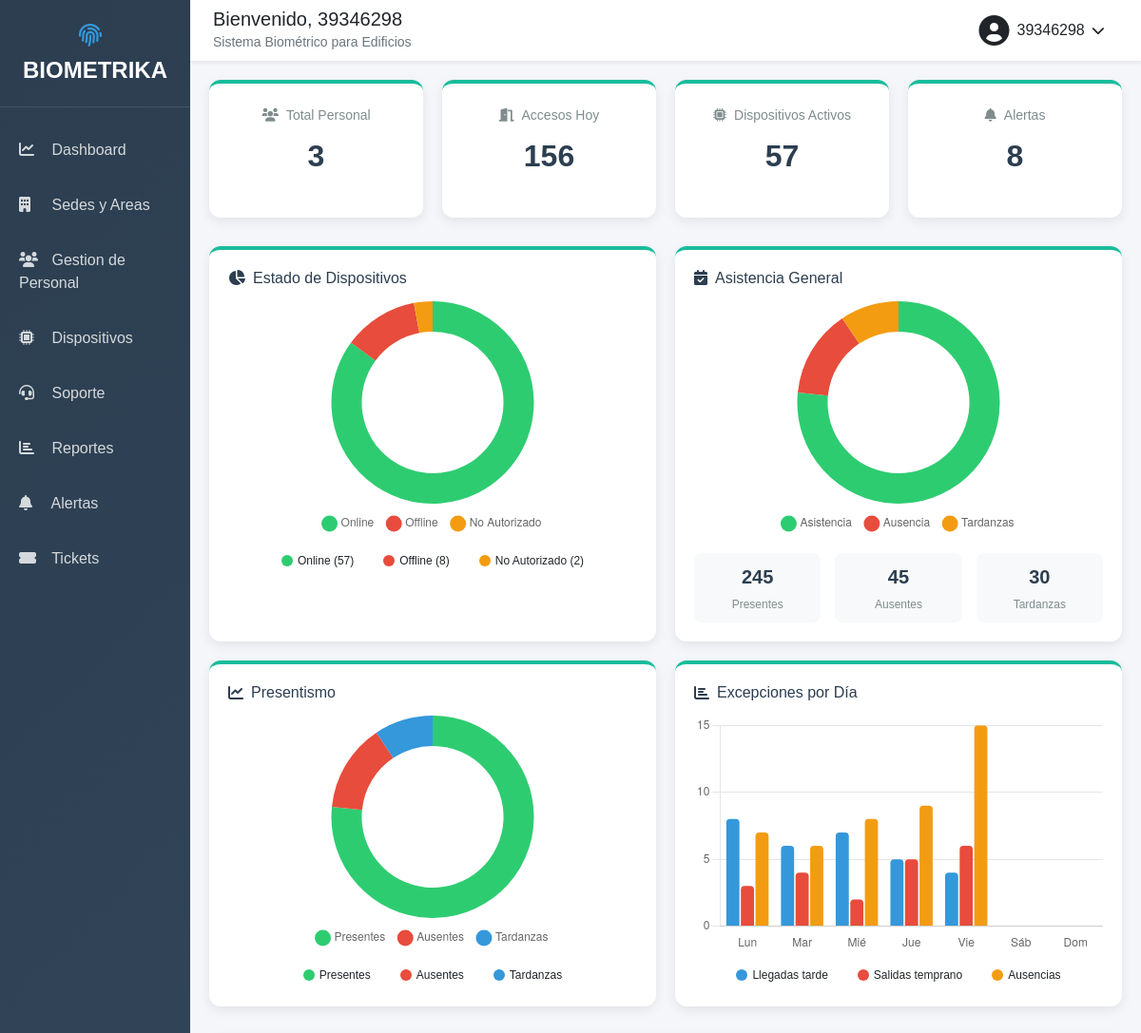
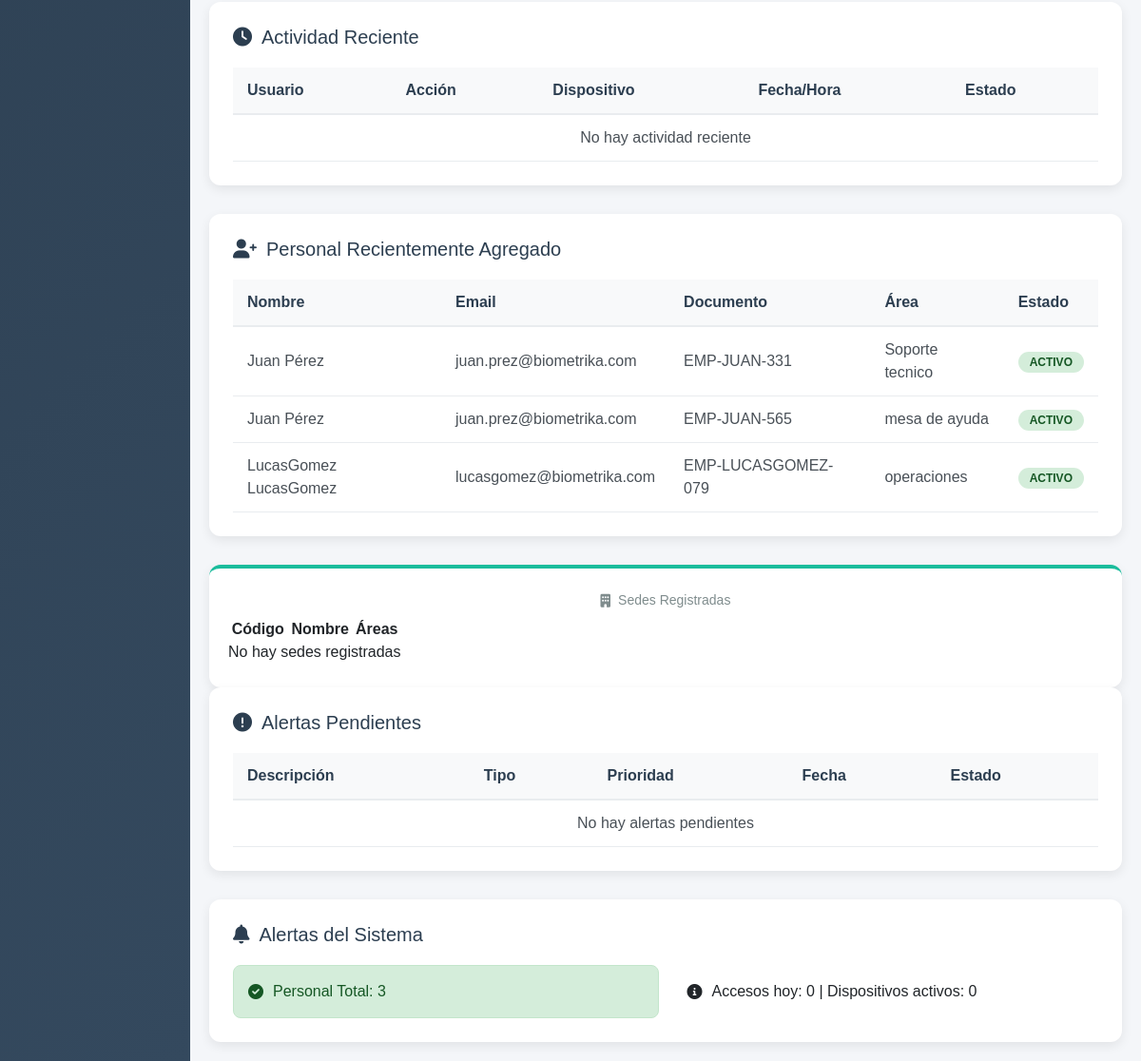
Before: /dashboard/ (signed in) with the older database file (2 pictures, top to bottom).
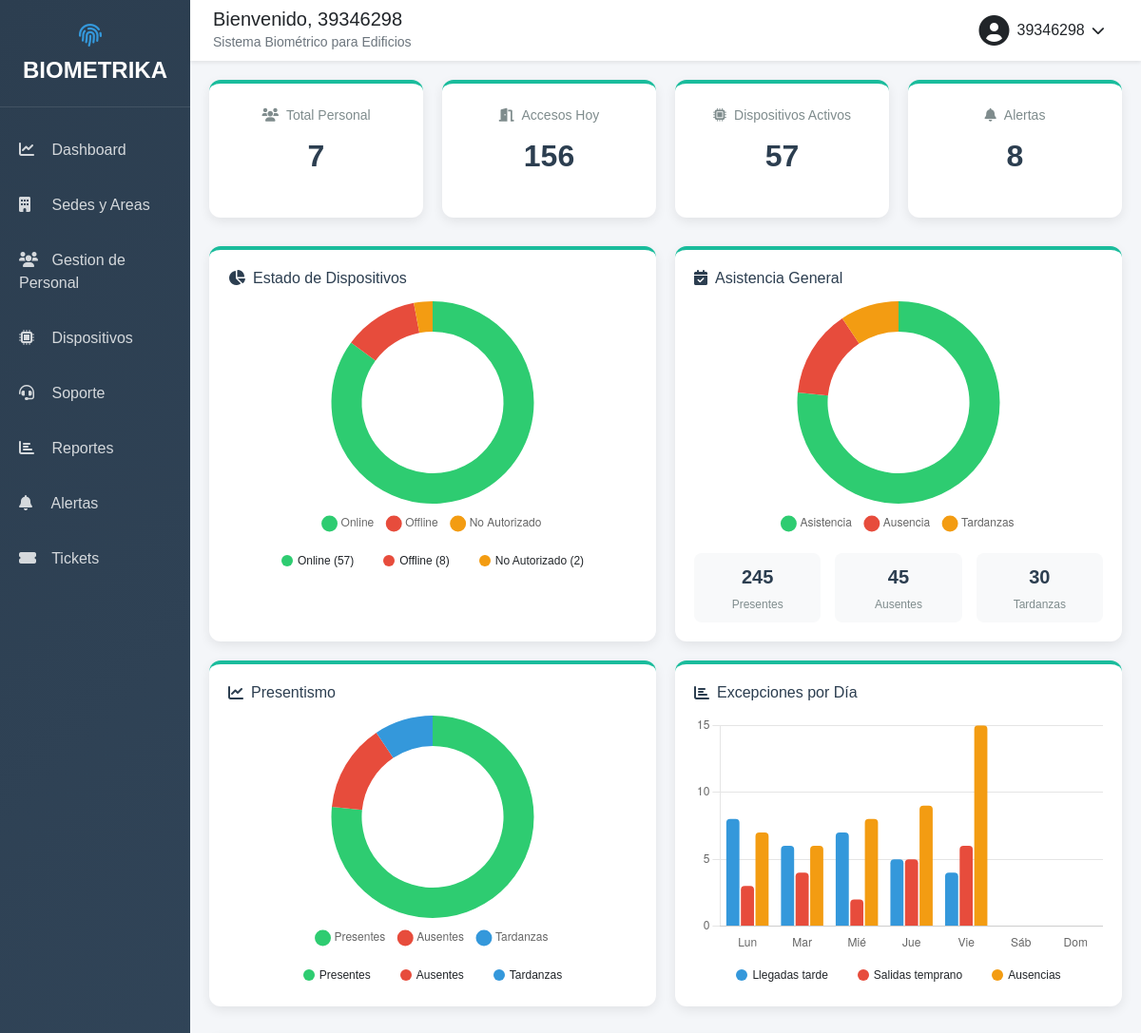
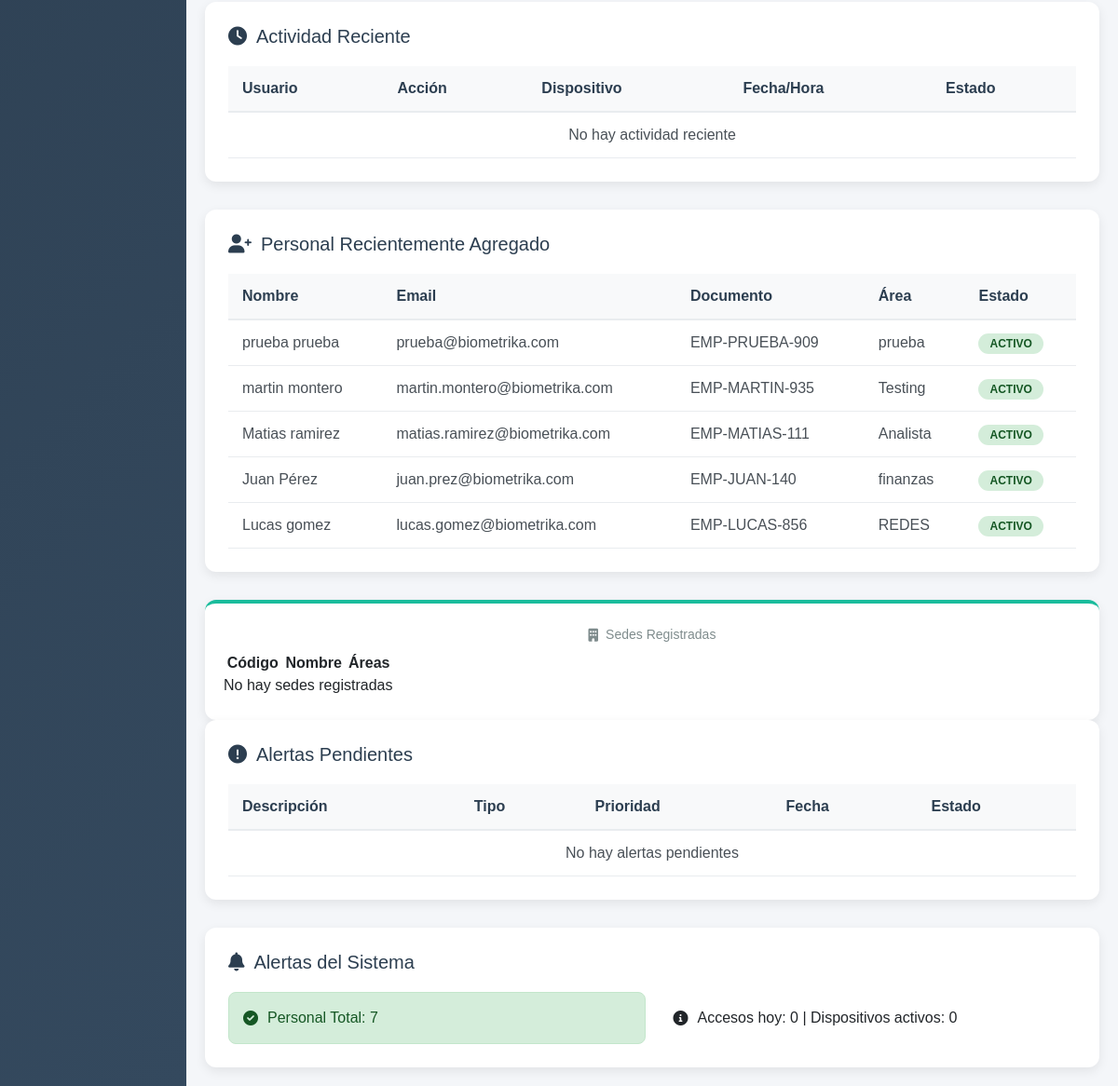
After: the same page with the newer database file (2 pictures, top to bottom).
### personal/models.py (models this page shows, shortened)
class Persona(models.Model):
    TIPO_DOCUMENTO = [
        ('CC', 'Cédula'),
        ('CE', 'Cédula Extranjería'),
        ('PAS', 'Pasaporte'),
    ]
    TIPO_PERSONA = [
        ('RES', 'Residente'),
        ('VIS', 'Visitante'),
        ('EMP', 'Empleado'),
        ('ADM', 'Administrador'),
    ]
    AREA_CHOICES = [
        ('ti', 'TI'),
        ('rh', 'RH'),
        ('finanzas', 'Finanzas'),
        ('operaciones', 'Operaciones'),
        ('marketing', 'Marketing'),
        ('ventas', 'Ventas'),
    ]
    TIPO_SEDE = [
        ('sede', 'Sede Principal'),
        ('oficina', 'Oficina'),
        ('area', 'Área Específica'),
    ]
    DISPOSITIVO_BIOMETRICO = [
        ('huella', 'Huella'),
        ('tarjeta', 'Tarjeta'),
        ('pin', 'PIN'),
    ]
    NIVEL_SEGURIDAD = [
        ('bajo', 'Bajo'),
        ('medio', 'Medio'),
        ('alto', 'Alto'),
    ]
    usuario = models.OneToOneField(User, on_delete=models.CASCADE, null=True, blank=True)
    tipo_documento = models.CharField(max_length=3, choices=TIPO_DOCUMENTO)
    numero_documento = models.CharField(max_length=20, unique=True)
    nombres = models.CharField(max_length=100)
    apellidos = models.CharField(max_length=100)
    tipo_persona = models.CharField(max_length=3, choices=TIPO_PERSONA)
    email = models.EmailField()
    telefono = models.CharField(max_length=15)
    direccion = models.TextField()
    foto = models.ImageField(upload_to='fotos/', null=True, blank=True)
    cargo = models.CharField(max_length=100, null=True, blank=True)
    area = models.CharField(max_length=50, choices=AREA_CHOICES, null=True, blank=True)
    tipo_sede = models.CharField(max_length=20, choices=TIPO_SEDE, default='sede')
    nombre_sede = models.CharField(max_length=100, default='Sede Central')
    dispositivo_biometrico = models.CharField(max_length=20, choices=DISPOSITIVO_BIOMETRICO, default='huella')
    credencial_biometrica = models.CharField(max_length=200, blank=True)
    nivel_seguridad = models.CharField(max_length=20, choices=NIVEL_SEGURIDAD, default='medio')
    metodo_adicional = models.JSONField(null=True, blank=True, verbose_name='Método de Autenticación Adicional')
    fecha_registro = models.DateTimeField(auto_now_add=True)
    activo = models.BooleanField(default=True)
    @property
    def nombre_completo(self):
        return f"{self.nombres} {self.apellidos}"
    class Meta:
        verbose_name_plural = "Personas"

### dashboard/views.py (the view, shortened to what this page needs)
# urls.py: path('dashboard/', include('dashboard.urls')),
@login_required
def dashboard(request):
    hoy = date.today()
    hace_7_dias = hoy - timedelta(days=7)
    total_personal = Persona.objects.filter(activo=True).count()
    accesos_hoy = RegistroAcceso.objects.filter(fecha_hora__date=hoy).count()
    dispositivos_activos = Dispositivo.objects.filter(estado='ACTIVO').count()
    alertas_activas = Alerta.objects.filter(leida=False, resuelta=False).count()
    personal_reciente = Persona.objects.all().order_by('-id')[:5]
    alertas_pendientes = Alerta.objects.filter(resuelta=False).order_by('-fecha_hora')[:5]
    dispositivos_problemas = Dispositivo.objects.filter(estado='INACTIVO').count()
    datos_grafico = []
    for hora in range(24):
        count = RegistroAcceso.objects.filter(
            fecha_hora__date=hoy,
            fecha_hora__hour=hora
        ).count()
        datos_grafico.append(count)
    ultimos_accesos = RegistroAcceso.objects.select_related('persona').order_by('-fecha_hora')[:10]
    sedes = Sede.objects.all()
    areas_por_sede = {}
    sedes_lista = []
    accesos_semana = RegistroAcceso.objects.filter(
        fecha_hora__date__gte=hace_7_dias,
        fecha_hora__date__lte=hoy
    ).count()
    context = {
        'total_personal': total_personal,
        'accesos_hoy': accesos_hoy,
        'accesos_semana': accesos_semana,
        'dispositivos_activos': dispositivos_activos,
        'dispositivos_inactivos': dispositivos_problemas,
        'alertas_activas': alertas_activas,
        'datos_grafico': json.dumps(datos_grafico),
        'ultimos_accesos': ultimos_accesos,
        'personal_reciente': personal_reciente,
        'alertas_pendientes': alertas_pendientes,
        'sedes': sedes_lista,
        'areas_por_sede': json.dumps(areas_por_sede),
    }
    return render(request, 'dashboard/index.html', context)

### templates/dashboard/index.html (shortened to what the changed rows need)
{% extends 'dashboard/base.html' %}
{% load static %}
{% block content %}
<link rel="stylesheet" href="{% static 'css/style_dashboard.css' %}">
<div class="panels">
    <div class="panel">
        <h3><i class="fa-solid fa-users"></i> Total Personal</h3>
        <p>{{ total_personal|default:"320" }}</p>
    </div>
</div>
<div class="actividad">
    <h2><i class="fa-solid fa-clock"></i> Actividad Reciente</h2>
    <div class="desplazamiento">
        <table>
            <thead>
                <tr>
                    <th>Usuario</th>
                    <th>Acción</th>
                    <th>Dispositivo</th>
                    <th>Fecha/Hora</th>
                    <th>Estado</th>
                </tr>
            </thead>
        </table>
    </div>
</div>
<div class="actividad">
    <h2><i class="fa-solid fa-user-plus"></i> Personal Recientemente Agregado</h2>
    <div class="desplazamiento">
        <table>
            <thead>
                <tr>
                    <th>Nombre</th>
                    <th>Email</th>
                    <th>Documento</th>
                    <th>Área</th>
                    <th>Estado</th>
                </tr>
            </thead>
            <tbody>
                {% for persona in personal_reciente %}
                <tr>
                    <td>{{ persona.nombre_completo }}</td>
                    <td>{{ persona.email|default:"N/A" }}</td>
                    <td>{{ persona.numero_documento }}</td>
                    <td>{{ persona.area|default:"Sin área" }}</td>
                    <td>
                        <span class="estado {% if persona.activo %}aprobado{% else %}denegado{% endif %}">
                            {% if persona.activo %}Activo{% else %}Inactivo{% endif %}
                        </span>
                    </td>
                </tr>
                {% empty %}
                <tr>
                    <td colspan="5" style="text-align: center;">No hay personal recientemente agregado</td>
                </tr>
                {% endfor %}
            </tbody>
        </table>
    </div>
</div>
<div class="panel">
    <div class="tabla-container">
        <table class="tabla-mini">
            <thead>
                <tr>
                    <th>Código</th>
                    <th>Nombre</th>
                    <th>Áreas</th>
                </tr>
            </thead>
        </table>
    </div>
</div>
<div class="actividad">
    <h2><i class="fa-solid fa-exclamation-circle"></i> Alertas Pendientes</h2>
    <div class="desplazamiento">
        <table>
            <thead>
                <tr>
                    <th>Descripción</th>
                    <th>Tipo</th>
                    <th>Prioridad</th>
                    <th>Fecha</th>
                    <th>Estado</th>
                </tr>
            </thead>
        </table>
    </div>
</div>
<div class="alerta-sistema">
    <div class="contenido-alerta">
        <div class="mensaje alerta-exito">
            <i class="fa-solid fa-circle-check"></i>
            <span>Personal Total: {{ total_personal }}</span>
        </div>
    </div>
</div>
{% endblock %}

Changed rows visible on the page:
no longer on this page (row unchanged): Persona: nombre_completo "Juan Pérez", email "juan.prez@biometrika.com", numero_documento "EMP-JUAN-331", area "Soporte tecnico", activo "ACTIVO"
no longer on this page (row edited): Persona: nombre_completo "Juan Pérez", email "juan.prez@biometrika.com", numero_documento "EMP-JUAN-565", area "mesa de ayuda", activo "ACTIVO"
removed Persona: nombre_completo "LucasGomez LucasGomez", email "lucasgomez@biometrika.com", numero_documento "EMP-LUCASGOMEZ-079", area "operaciones", activo "ACTIVO"
added Persona: nombre_completo "prueba prueba", email "prueba@biometrika.com", numero_documento "EMP-PRUEBA-909", area "prueba", activo "ACTIVO"
added Persona: nombre_completo "martin montero", email "martin.montero@biometrika.com", numero_documento "EMP-MARTIN-935", area "Testing", activo "ACTIVO"
added Persona: nombre_completo "Matias ramirez", email "matias.ramirez@biometrika.com", numero_documento "EMP-MATIAS-111", area "Analista", activo "ACTIVO"
added Persona: nombre_completo "Juan Pérez", email "juan.prez@biometrika.com", numero_documento "EMP-JUAN-140", area "finanzas", activo "ACTIVO"
added Persona: nombre_completo "Lucas gomez", email "lucas.gomez@biometrika.com", numero_documento "EMP-LUCAS-856", area "REDES", activo "ACTIVO"
Other visible differences:
{{ total_personal|default:"320" }}: "3" → "7"
{{ total_personal }}: "3" → "7"
